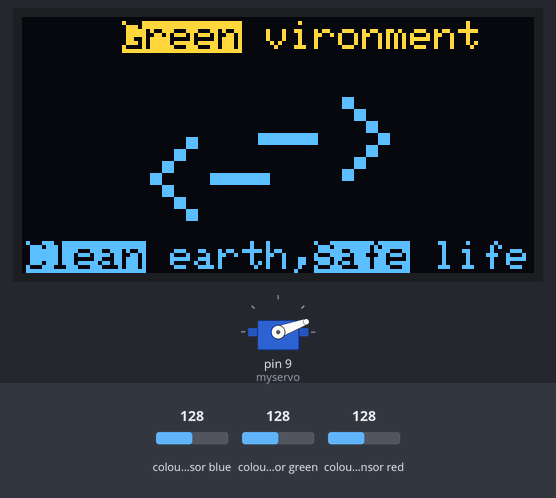
Simulated run of this sketch. Board: Arduino Uno, built with avr-gcc and run on an emulated ATmega328P. Parts: servo, 128×64 one-colour display. Inputs (shaded band) come from the test bench; at power-on: colour sensor blue 128, colour sensor green 128, colour sensor red 128. The OLED is the two-colour kind (top 16 rows yellow); what the sketch prints to the serial monitor is not drawn.

Above: at 2.6 s.
At 4.6 s:
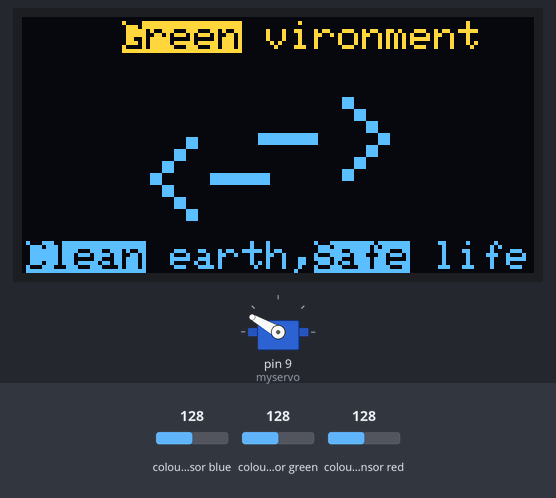
At 5.6 s:
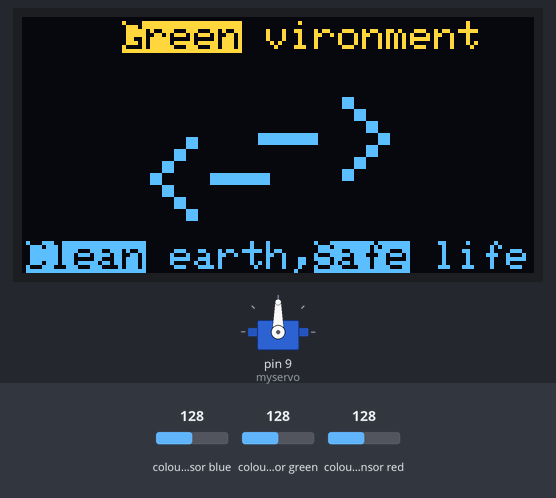
Timing chart, 0 to 40.0 s (numbered marks = the images above):
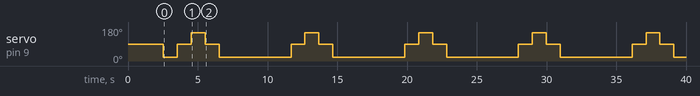

Measured:
- by itself, servo on pin 9 (myservo): repeats every 8.1 s: 90° 1.0 s, 150° 1.0 s, 90° 1.0 s, 20° 5.1 s

The sketch:

Best_with_SERVO_and_OLED.ino
```cpp
//Voltage problem between servo and OLED
#include <Wire.h>
#include <Servo.h>
#include "Adafruit_TCS34725.h"
#include <Adafruit_SSD1306.h>
#include <Adafruit_GFX.h>
#define OLED_ADDR   0x3C
Adafruit_SSD1306 display(-1);
#if (SSD1306_LCDHEIGHT != 64)
#error("Height incorrect, please fix Adafruit_SSD1306.h!");
#endif
Adafruit_TCS34725 tcs = Adafruit_TCS34725(TCS34725_INTEGRATIONTIME_50MS,TCS34725_GAIN_4X);
Servo myservo;
void setup(void) {
  // put your setup code here, to run once:
  Serial.begin(9600);
  delay(2000);
  myservo.attach(9);
  Serial.println("Color detection Project");
  delay(200);
  Serial.println("Searching Sensor...");
  delay(100);
  if(tcs.begin()){
    Serial.println("Color Sensor Found");
  }
  else{
    Serial.print("Buffering");
    delay(1000);
    Serial.println("..");
    Serial.println("Check your wire");
    while(1){
      Serial.println("Try again");
      delay(5000);
    }
  }
  display.begin(SSD1306_SWITCHCAPVCC, OLED_ADDR);
  display.clearDisplay();
  display.display();
  display.clearDisplay();
  display.setTextSize(1);
  display.setCursor(25,1);
  display.setTextColor(BLACK, WHITE);
  display.print("Green");
  display.setTextColor(WHITE);
  display.print(" ");
  display.print("vironment");
  display.setTextSize(3);
  display.setCursor(59,20);
  display.print("->");
  display.setCursor(29,30);
  display.print("<-");
  display.setTextSize(1);
  display.setCursor(1,56);
  display.setTextColor(BLACK, WHITE);
  display.print("Clean");
  display.setTextColor(WHITE);
  display.print(" ");
  display.print("earth,");
  display.setTextColor(BLACK, WHITE);
  display.print("Safe");
  display.setTextColor(WHITE);
  display.print(" ");
  display.print("life");
  display.display();
}
void loop(void) {
  float r,g,b;
  int R=0,G=0,B=0;
  tcs.setInterrupt(false); //LED on
  delay(60);   //atleast 50milli Sec for Reading
  tcs.getRGB(&r,&g,&b);
  tcs.setInterrupt(true);  //LED off
  Serial.print("Red: ");
  Serial.print(int(r));
  Serial.print("\t");
  Serial.print("Green: ");
  Serial.print(int(g));
  Serial.print("\t");
  Serial.print("Blue: ");
  Serial.print(int(b));
  Serial.println("\t");
  R=int(r);
  G=int(g);
  B=int(b);
  Serial.print("rgb(");
  Serial.print(R);
  Serial.print(",");
  Serial.print(G);
  Serial.print(",");
  Serial.print(B);
  Serial.println(")");
  if((R>170) && (G>20) && (B>20)&&(R<240) && (G<55) && (B<59)){
    Serial.println("Red");
  display.clearDisplay();
  display.setTextSize(2);
  display.setCursor(35,24);
  display.setTextColor(WHITE);
  display.print("RED");
  display.display();
  myservo.write(165);
  delay(1000);
  }
  else if((R>20) && (G>50) && (B>120)&&(R<50) && (G<90) && (B<190)){
    Serial.println("Blue");
  display.clearDisplay();
  display.setTextSize(2);
  display.setCursor(35,24);
  display.setTextColor(WHITE);
  display.print("BLUE");
  display.display();
  myservo.write(125);
  delay(1000);
  }
  else  if((R>110) && (G>70) && (B>20) && (R<130) && (G<100) && (B<50)){
    Serial.println("Yellow");
  display.clearDisplay();
  display.setTextSize(2);
  display.setCursor(35,24);
  display.setTextColor(WHITE);
  display.print("YELLOW");
  display.display();
  myservo.write(10);
  delay(1000);
  }
   else  if((R>50) && (G>120) && (B>40) && (R<70) && (G<155) && (B<70)){
    Serial.println("Green");
  display.clearDisplay();
  display.setTextSize(2);
  display.setCursor(35,24);
  display.setTextColor(WHITE);
  display.print("GREEN");
  display.display();
  myservo.write(45);
  delay(1000);
  }
  else{
  Serial.println("Sorry,Error occured");
  display.clearDisplay();
  display.setTextSize(1);
  display.setCursor(25,1);
  display.setTextColor(BLACK, WHITE);
  display.print("Green");
  display.setTextColor(WHITE);
  display.print(" ");
  display.print("vironment");
  display.setTextSize(3);
  display.setCursor(59,20);
  display.print("->");
  display.setCursor(29,30);
  display.print("<-");
  display.setTextSize(1);
  display.setCursor(1,56);
  display.setTextColor(BLACK, WHITE);
  display.print("Clean");
  display.setTextColor(WHITE);
  display.print(" ");
  display.print("earth,");
  display.setTextColor(BLACK, WHITE);
  display.print("Safe");
  display.setTextColor(WHITE);
  display.print(" ");
  display.print("life");
  display.display();
  myservo.write(20);
    delay(1000);
    myservo.write(90);
    delay(1000);
    myservo.write(150);
    delay(1000);
    myservo.write(90);
    delay(1000);
    myservo.write(20);
    delay(1000);
  }
  delay(3000);
}
```
